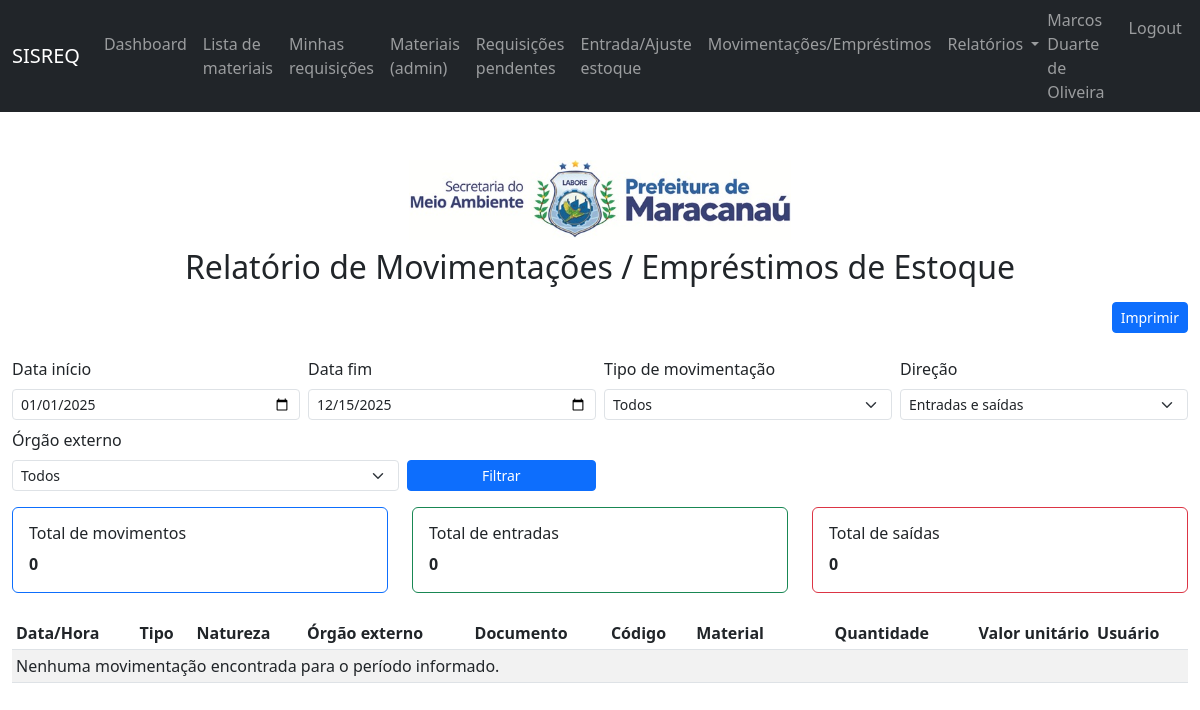
/relatorios/movimentacoes-estoque/ (signed in), run on the app's committed database.
### apps/usuarios/models.py (models this page shows, shortened)
class Usuario(AbstractBaseUser, PermissionsMixin):
    email = models.EmailField(unique=True)
    nome_completo = models.CharField(max_length=150)
    matricula = models.CharField(max_length=30, blank=True, null=True)
    prefeitura = models.ForeignKey(
        "cadastros.Prefeitura",
        on_delete=models.PROTECT,
        null=True,
        blank=True,
    )
    secretaria = models.ForeignKey(
        "cadastros.Secretaria",
        on_delete=models.PROTECT,
        null=True,
        blank=True,
    )
    setor = models.ForeignKey(
        "cadastros.Setor",
        on_delete=models.PROTECT,
        null=True,
        blank=True,
    )
    tipo = models.CharField(
        max_length=20,
        choices=TIPO_USUARIO_CHOICES,
        default="FUNCIONARIO",
    )
    ativo = models.BooleanField(default=True)
    is_staff = models.BooleanField(default=False)
    is_superuser = models.BooleanField(default=False)
    date_joined = models.DateTimeField(default=timezone.now)
    USERNAME_FIELD = "email"
    REQUIRED_FIELDS = ["nome_completo"]
    objects = UsuarioManager()
    class Meta:
        verbose_name = "Usuário"
        verbose_name_plural = "Usuários"
    @property
    def is_active(self) -> bool:
        return self.ativo

### apps/cadastros/models.py (models this page shows)
class Secretaria(models.Model):
    prefeitura = models.ForeignKey(
        Prefeitura,
        on_delete=models.PROTECT,
        related_name="secretarias",
    )
    nome = models.CharField(max_length=150)
    sigla = models.CharField(max_length=20)
    ativo = models.BooleanField(default=True)
    logo = models.ImageField(
        upload_to="secretarias",
        blank=True,
        null=True,
    )
    created_at = models.DateTimeField(auto_now_add=True)
    updated_at = models.DateTimeField(auto_now=True)
    class Meta:
        verbose_name = "Secretaria"
        verbose_name_plural = "Secretarias"
    def __str__(self) -> str:
        if self.prefeitura_id:
            return f"{self.nome} ({self.sigla}) - {self.prefeitura.sigla}"
        return f"{self.nome} ({self.sigla})"

### apps/estoque/views.py (the view)
@login_required
def relatorio_movimentacoes_estoque(request):
    if not _require_admin(request.user):
        return HttpResponseForbidden(
            "Apenas administradores podem visualizar este relatório.",
        )
    prefeitura_id, secretaria_id = _get_unidade_from_session(request)
    hoje = timezone.localdate()
    ano_atual = hoje.year
    data_inicio_str = request.GET.get("data_inicio") or f"{ano_atual}-01-01"
    data_fim_str = request.GET.get("data_fim") or hoje.isoformat()
    data_inicio = parse_date(data_inicio_str) or timezone.datetime(
        ano_atual,
        1,
        1,
    ).date()
    data_fim = parse_date(data_fim_str) or hoje
    if data_fim < data_inicio:
        data_fim = data_inicio
    tipo_negocio = (request.GET.get("tipo_negocio") or "").strip()
    direcao = (request.GET.get("direcao") or "").strip()
    orgao_externo = (request.GET.get("orgao_externo") or "").strip()
    movimentos = (
        MovimentoEstoque.objects.filter(
            prefeitura_id=prefeitura_id,
            secretaria_id=secretaria_id,
            data_movimento__date__gte=data_inicio,
            data_movimento__date__lte=data_fim,
        )
        .select_related("material", "documento", "usuario")
        .order_by("-data_movimento")
    )
    if tipo_negocio in dict(MovimentoEstoque.TIPO_NEGOCIO_CHOICES):
        movimentos = movimentos.filter(tipo_negocio=tipo_negocio)
    if direcao == "entrada":
        movimentos = movimentos.filter(tipo__in=("ENTRADA", "AJUSTE_POSITIVO"))
    elif direcao == "saida":
        movimentos = movimentos.filter(tipo="AJUSTE_NEGATIVO")
    if orgao_externo:
        movimentos = movimentos.filter(orgao_externo=orgao_externo)
    total_entradas = movimentos.filter(
        tipo__in=("ENTRADA", "AJUSTE_POSITIVO"),
    ).aggregate(total=Sum("quantidade"))["total"] or 0
    total_saidas = movimentos.filter(tipo="AJUSTE_NEGATIVO").aggregate(
        total=Sum("quantidade"),
    )["total"] or 0
    total_movimentos = movimentos.count()
    contexto = {
        "movimentos": movimentos,
        "data_inicio": data_inicio,
        "data_fim": data_fim,
        "tipo_negocio": tipo_negocio,
        "direcao": direcao,
        "orgao_externo": orgao_externo,
        "total_entradas": total_entradas,
        "total_saidas": total_saidas,
        "total_movimentos": total_movimentos,
        "tipo_negocio_choices": MovimentoEstoque.TIPO_NEGOCIO_CHOICES,
        "orgao_externo_choices": ORGAO_EXTERNO_CHOICES,
    }
    return render(
        request,
        "estoque/relatorio_movimentacoes_estoque.html",
        contexto,
    )

### apps/estoque/views.py (called while the page is built, shortened)
def _get_unidade_from_session(request):
    prefeitura_id = request.session.get("prefeitura_id")
    secretaria_id = request.session.get("secretaria_id")
    user = getattr(request, "user", None)
    return prefeitura_id, secretaria_id

def _require_admin(user):
    return user.is_authenticated and user.tipo == "ADMINISTRADOR"

### apps/estoque/templates/estoque/relatorio_movimentacoes_estoque.html (shortened to what this page needs)
{% extends "core/base.html" %}
{% block content %}
<div class="container-fluid mt-4">
  <div class="text-center mb-3">
    {% if request.user.secretaria.logo %}
      <img src="{{ request.user.secretaria.logo.url }}" alt="{{ request.user.secretaria }}" style="max-height:80px;">
    {% elif request.user.prefeitura.logo %}
      <img src="{{ request.user.prefeitura.logo.url }}" alt="{{ request.user.prefeitura }}" style="max-height:80px;">
    {% endif %}
    <h2 class="mt-2 mb-0">Relatório de Movimentações / Empréstimos de Estoque</h2>
  </div>
  <div class="d-flex justify-content-end align-items-center mb-2 no-print">
    <button type="button" class="btn btn-sm btn-primary" onclick="window.print();">
      Imprimir
    </button>
  </div>
  <form method="get" class="row g-2 mt-3 mb-3 no-print">
    <div class="col-md-3">
      <label class="form-label">Data início</label>
      <input type="date"
             name="data_inicio"
             value="{{ data_inicio|date:'Y-m-d' }}"
             class="form-control form-control-sm">
    </div>
    <div class="col-md-3">
      <label class="form-label">Data fim</label>
      <input type="date"
             name="data_fim"
             value="{{ data_fim|date:'Y-m-d' }}"
             class="form-control form-control-sm">
    </div>
    <div class="col-md-3">
      <label class="form-label">Tipo de movimentação</label>
      <select name="tipo_negocio" class="form-select form-select-sm">
        <option value="">Todos</option>
      </select>
    </div>
    <div class="col-md-3">
      <label class="form-label">Direção</label>
      <select name="direcao" class="form-select form-select-sm">
        <option value="">Entradas e saídas</option>
      </select>
    </div>
    <div class="col-md-4 mt-2">
      <label class="form-label">Órgão externo</label>
      <select name="orgao_externo" class="form-select form-select-sm">
        <option value="">Todos</option>
      </select>
    </div>
    <div class="col-md-2 d-flex align-items-end mt-2">
      <button type="submit" class="btn btn-sm btn-primary w-100">Filtrar</button>
    </div>
  </form>
  <div class="row mb-3">
    <div class="col-6 col-md-4">
      <div class="card border-primary">
        <div class="card-body">
          <h6 class="card-title">Total de movimentos</h6>
          <p class="card-text fw-bold">{{ total_movimentos }}</p>
        </div>
      </div>
    </div>
    <div class="col-6 col-md-4">
      <div class="card border-success">
        <div class="card-body">
          <h6 class="card-title">Total de entradas</h6>
          <p class="card-text fw-bold">{{ total_entradas }}</p>
        </div>
      </div>
    </div>
    <div class="col-6 col-md-4 mt-2 mt-md-0">
      <div class="card border-danger">
        <div class="card-body">
          <h6 class="card-title">Total de saídas</h6>
          <p class="card-text fw-bold">{{ total_saidas }}</p>
        </div>
      </div>
    </div>
  </div>
  <div class="table-responsive">
    <table class="table table-striped table-sm mt-2">
      <thead>
        <tr>
          <th>Data/Hora</th>
          <th>Tipo</th>
          <th>Natureza</th>
          <th>Órgão externo</th>
          <th>Documento</th>
          <th>Código</th>
          <th>Material</th>
          <th class="text-end">Quantidade</th>
          <th class="text-end">Valor unitário</th>
          <th>Usuário</th>
        </tr>
      </thead>
      <tbody>
        {% for mov in movimentos %}
        <tr>
          <td>{{ mov.data_movimento|date:"d/m/Y H:i" }}</td>
          <td>
            {% if mov.tipo == "ENTRADA" or mov.tipo == "AJUSTE_POSITIVO" %}
              Entrada
            {% elif mov.tipo == "AJUSTE_NEGATIVO" %}
              Saída
            {% else %}
              -
            {% endif %}
          </td>
          <td>{{ mov.get_tipo_negocio_display }}</td>
          <td>
            {% if mov.orgao_externo %}
              {{ mov.get_orgao_externo_display }}
            {% else %}
              <span class="text-muted">-</span>
            {% endif %}
          </td>
          <td>
            {% if mov.documento %}
              {{ mov.documento.get_tipo_display }}{% if mov.documento.numero %} {{ mov.documento.numero }}{% endif %}
              {% if mov.documento.arquivo %}
                <br>
                <a href="{{ mov.documento.arquivo.url }}" target="_blank">Ver anexo</a>
              {% endif %}
            {% else %}
              <span class="text-muted">-</span>
            {% endif %}
          </td>
          <td>{{ mov.material.codigo }}</td>
          <td>{{ mov.material.nome }}</td>
          <td class="text-end">{{ mov.quantidade }}</td>
          <td class="text-end">
            {% if mov.valor_unitario %}
              {{ mov.valor_unitario }}
            {% else %}
              -
            {% endif %}
          </td>
          <td>{{ mov.usuario.nome_completo }}</td>
        </tr>
        {% empty %}
        <tr>
          <td colspan="10">Nenhuma movimentação encontrada para o período informado.</td>
        </tr>
        {% endfor %}
      </tbody>
    </table>
  </div>
</div>
{% endblock %}

### apps/templates/core/base.html (shortened to what this page needs)
{% load static %}
<!DOCTYPE html>
<html lang="pt-br">
  <head>
    <link href="https://cdn.jsdelivr.net/npm/bootstrap@5.3.0/dist/css/bootstrap.min.css" rel="stylesheet">
    <link rel="stylesheet" href="{% static 'estoque/css/estoque.css' %}">
  </head>
  <body>
    <nav class="navbar navbar-expand-lg navbar-dark bg-dark">
      <div class="container-fluid">
        <a class="navbar-brand" href="{% url 'estoque:dashboard' %}">SISREQ</a>
        <div class="collapse navbar-collapse" id="navbarNav">
          <ul class="navbar-nav me-auto mb-2 mb-lg-0">
            {% if request.user.is_authenticated %}
            <li class="nav-item">
              <a class="nav-link" href="{% url 'estoque:dashboard' %}">Dashboard</a>
            </li>
            <li class="nav-item">
              <a class="nav-link" href="{% url 'estoque:lista_materiais_publica' %}">Lista de materiais</a>
            </li>
            <li class="nav-item">
              <a class="nav-link" href="{% url 'estoque:listar_requisicoes' %}">Minhas requisições</a>
            </li>
            {% if request.user.tipo == "ADMINISTRADOR" %}
            <li class="nav-item">
              <a class="nav-link" href="{% url 'estoque:listar_materiais' %}">Materiais (admin)</a>
            </li>
            <li class="nav-item">
              <a class="nav-link" href="{% url 'estoque:listar_requisicoes' %}?status=PENDENTE">Requisições pendentes</a>
            </li>
            <li class="nav-item">
              <a class="nav-link" href="{% url 'estoque:novo_movimento_estoque' %}">Entrada/Ajuste estoque</a>
            </li>
            <li class="nav-item">
              <a class="nav-link" href="{% url 'estoque:entrada_compra' %}">Movimentações/Empréstimos</a>
            </li>
            <li class="nav-item dropdown">
              <a class="nav-link dropdown-toggle"
                 href="#"
                 id="navbarRelatorios"
                 role="button"
                 data-bs-toggle="dropdown"
                 aria-expanded="false">
                Relatórios
              </a>
            </li>
            {% endif %}
            {% endif %}
          </ul>
          <ul class="navbar-nav">
            {% if request.user.is_authenticated %}
            <li class="nav-item">
              <span class="navbar-text me-3">
                {{ request.user.nome_completo }}
              </span>
            </li>
            <li class="nav-item">
              <a class="nav-link" href="{% url 'usuarios:logout' %}">Logout</a>
            </li>
            {% else %}
            <li class="nav-item">
              <a class="nav-link" href="{% url 'usuarios:login' %}">Login</a>
            </li>
            {% endif %}
          </ul>
        </div>
      </div>
    </nav>
    <main class="py-4">
      {% block content %}{% endblock %}
    </main>
  </body>
</html>

### data on the page
Usuario: user.nome_completo "Marcos Duarte de Oliveira", user.secretaria.logo (picture)

### other printed values
{{ total_movimentos }} "0"
{{ total_entradas }} "0"
{{ total_saidas }} "0"
